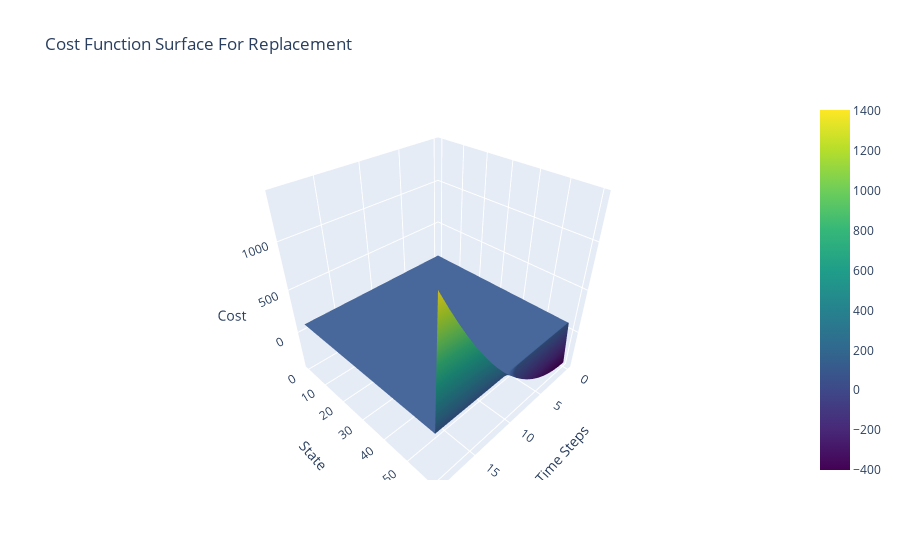

The notebook cell this image was saved under:
### Code cell
# Create a meshgrid for plotting
X, Y = np.meshgrid(np.arange(N), np.arange(time_steps + 1))
Z = C[:, 0, :]

fig = go.Figure(data=[go.Surface(z=Z, x=X, y=Y, colorscale='Viridis')])
fig.update_layout(title='Cost Function Surface For Replacement', scene=dict(
    xaxis_title='Time Steps',
    yaxis_title='State',
    zaxis_title='Cost'
))

fig.show()

### Figure 1 — Plotly figure (JSON) as saved in the notebook; plotly's stock layout.template omitted (floating-point values rounded to 4 significant figures; data arrays with more than 128 entries replaced by an {"elided": "..."} marker saying what was removed)
{"data": [{"colorscale": [[0, "#440154"], [0.1111, "#482878"], [0.2222, "#3e4989"], [0.3333, "#31688e"], [0.4444, "#26828e"], [0.5556, "#1f9e89"], [0.6667, "#35b779"], [0.7778, "#6ece58"], [0.8889, "#b5de2b"], [1, "#fde725"]], "type": "surface", "x": {"elided": "61x20 int values"}, "y": {"elided": "61x20 int values"}, "z": {"elided": "61x20 int values"}}], "layout": {"scene": {"xaxis": {"title": {"text": "Time Steps"}}, "yaxis": {"title": {"text": "State"}}, "zaxis": {"title": {"text": "Cost"}}}, "title": {"text": "Cost Function Surface For Replacement"}}}
